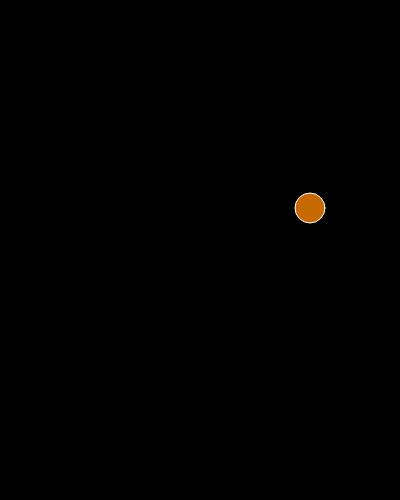
Frame 1 (no input)
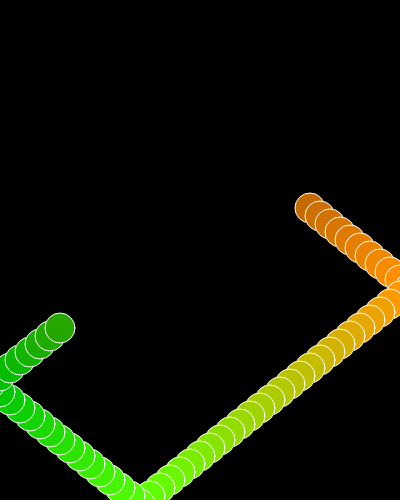
Frame 60 (no input)
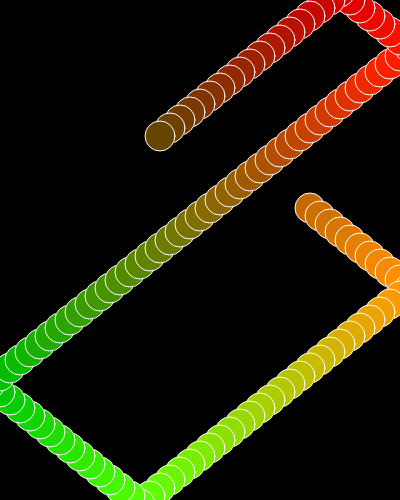
Frame 120 (the mouse pressed at the canvas centre since frame 60)

The p5.js sketch that drew these frames (run headless with seeded random() and noise() and a simulated clock; from frame 60 on, the mouse is pressed at the canvas centre):

// p5.js sketch
// ── sketch.js
var bubble = {
  x:300,
  y:200,
  xspeed:10,
  yspeed:8,
  
  move: function(){
    this.x+=this.xspeed
    this.y+=this.yspeed
  }
  ,
 bounce:function(){
    if(this.x>width || this.x< 0){
    this.xspeed=this.xspeed*-1
  }
  if(this.y>height || this.y< 0){
    this.yspeed=this.yspeed*-1
  }
  }
  
,
 display:function(){
  stroke(255)
  strokeWeight(1)
  fill(map(this.x,0,width,0,255),map(this.y,0,height,0,255),0)
  ellipse(this.x,this.y,30,30)
  
}

}

function setup() {
  createCanvas(400,500)  
    background(0)
}

function draw() {
  frameRate(150)



  bubble.move()
  bubble.bounce()
  bubble.display()


  print(bubble)
}
